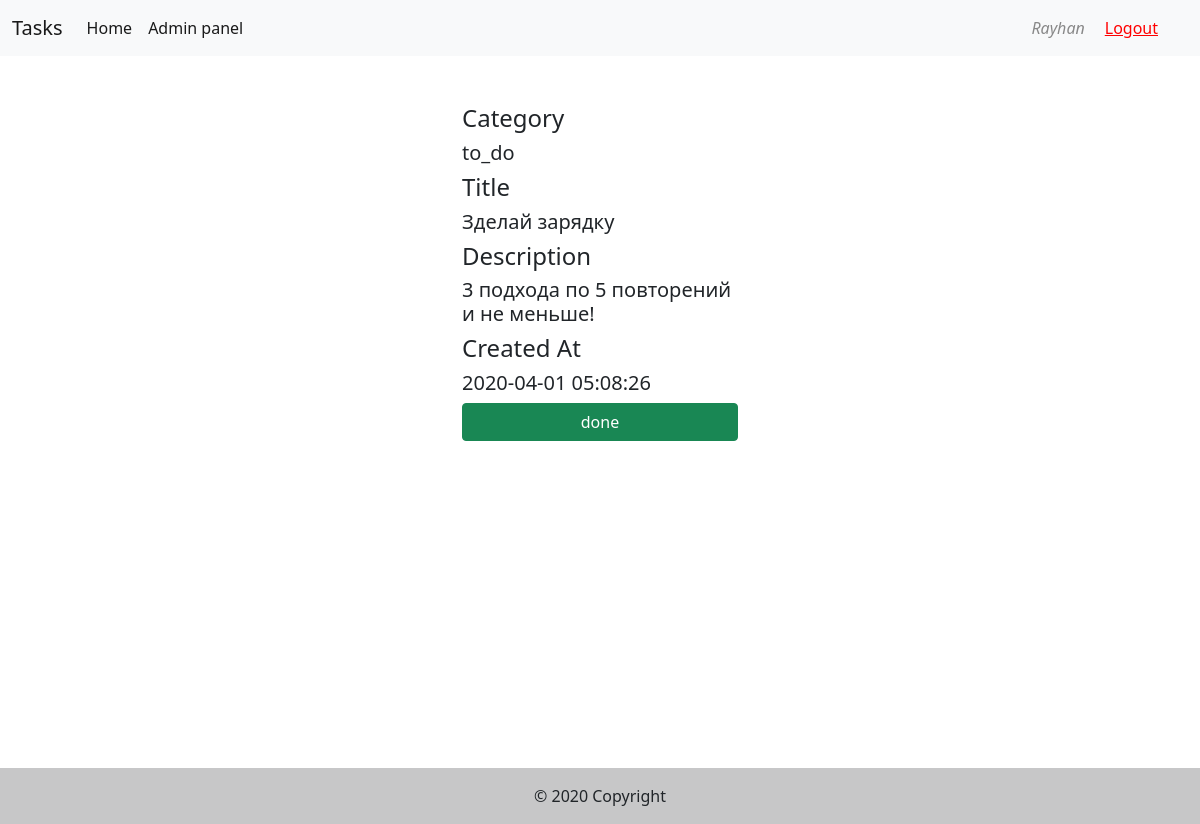
Screenshot of /tasks/16 (signed in) with the database file from the repository.
### tables this page shows
CREATE TABLE `tasks` (
  `id` int(11) NOT NULL COMMENT 'task_id',
  `category` varchar(255) DEFAULT NULL,
  `title` varchar(255) DEFAULT NULL,
  `description` varchar(255) DEFAULT NULL,
  `done` BOOLEAN DEFAULT 0,
  `created_at` timestamp NOT NULL DEFAULT current_timestamp(),
  `updated_at` timestamp NOT NULL DEFAULT current_timestamp()
);

### inc/TaskService.php (called while the page is built, shortened)
<?php
include_once 'functions.php';
function getTaskById($id)
{
    global $db;
    $query = "SELECT * FROM tasks WHERE id=" . $id;
    $result = mysqli_query($db, $query);
    $task = mysqli_fetch_assoc($result);
    return $task;
}

### views/tasks.php (the view, shortened to what this page needs)
<?php
if (isset($_SESSION['user']) && $_SESSION['user']['is_active']) {
    $taskId = str_replace('?done', '', str_replace('/tasks/', '', $request));
    $task = getTaskById($taskId); ?>
<div class="container w-25">
    <div class="d-flex flex-column justify-content-center">
        <p class="h4">Category</p>
        <p class="h5"><?php echo $task['category']?>
        </p>
        <p class="h4">Title</p>
        <p class="h5"><?php echo $task['title']?>
        </p>
        <p class="h4">Description</p>
        <p class="h5"><?php echo $task['description']?>
        </p>
        <p class="h4">Created At</p>
        <p class="h5"><?php echo $task['created_at']?>
        </p>
        <?php
                    if (!$task['done']) {
                        $html = '<a class="btn btn-success" role="button"  href="/tasks/'.$task['id'].'?'.'done'.'">'.'done'.'</a>';
                    } else {
                        $html = '<div class="btn btn-secondary disabled" role="button">'.'The task is done'.'</div>';
                    }
    echo $html; ?>
    </div>
</div>
<?php
}

### rows the page displays
tasks: category "to_do", title "Зделай зарядку", description "3 подхода по 5 повторений и не меньше!", created_at "2020-04-01 05:08:26"

### other values shown
$_SESSION['user']['username'] "Rayhan"
